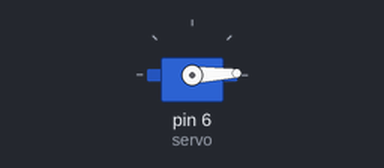
A sketch run on a simulated Arduino Uno, built with avr-gcc and run on an emulated ATmega328P. On the bench: servo.

Above: at 2.05 s.
At 2.6 s:
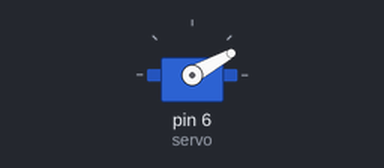
At 3.05 s:
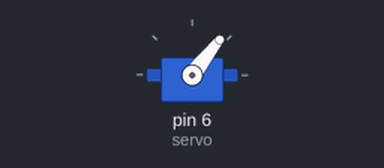
At 4.1 s:
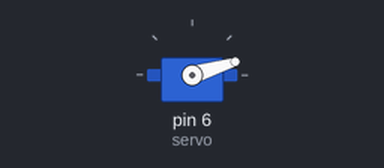
Timing chart, 0 to 7.6 s (numbered marks = the images above):
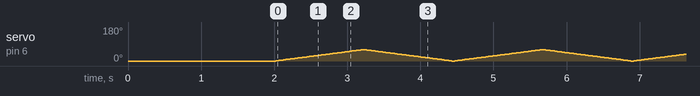

The sketch:

TestServo.ino
```cpp
#include <Servo.h>

Servo servo;

void setup() {
  servo.attach(6);
  servo.write(0);
  delay(2000);
}

void loop() {
  for(int i=0;i<=60;i++) {
    servo.write(i);
    delay(20);
  }
  for(int i=60;i>=0;i--) {
    servo.write(i);
    delay(20);
  }
}
```
